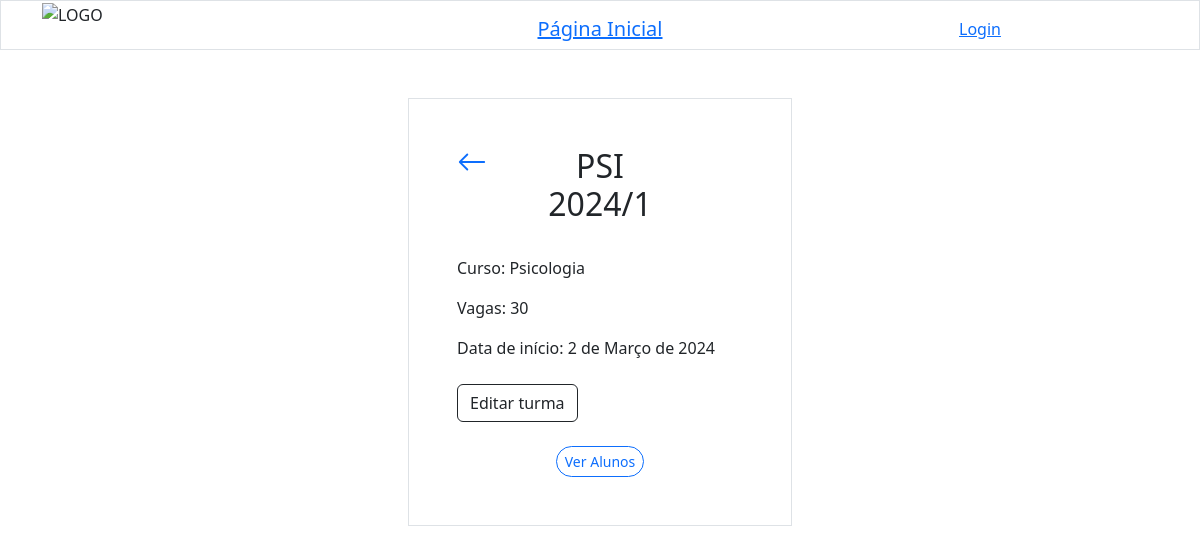
The app's page /turmas/details/2/, older data.
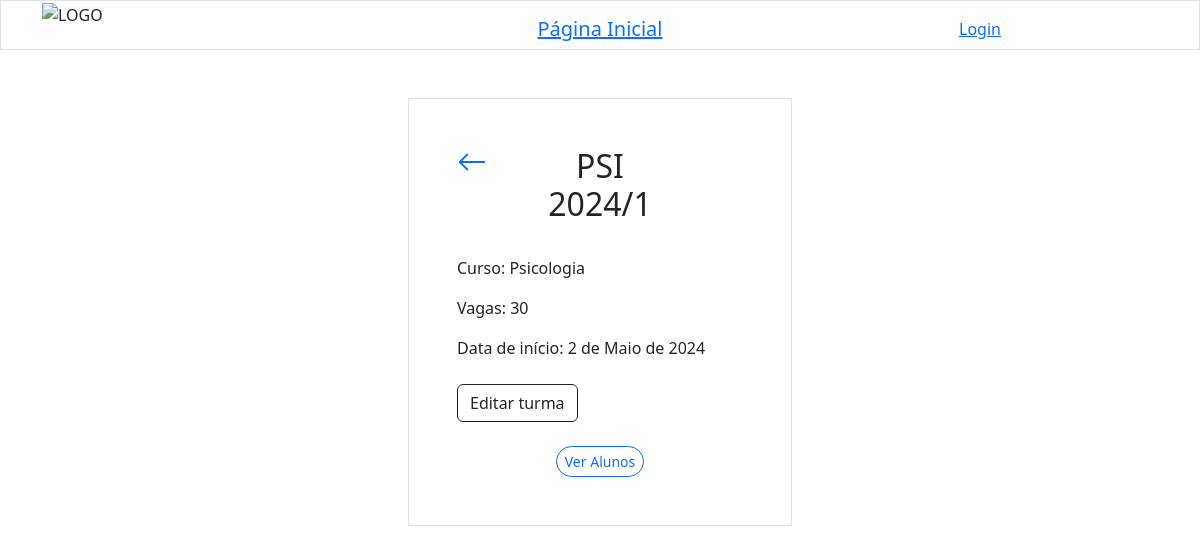
The same page, newer data.
### turmas/models.py (models this page shows, shortened)
class Turma(models.Model):
    nome = models.CharField(max_length=255)
    vagas = models.IntegerField(null=True)
    curso = models.CharField(max_length=255)
    data_de_inicio = models.DateField(null=True)
    data_de_criacao = models.DateField(default=timezone.now)

### turmas/views.py (the view)
# urls.py: path('turmas/details/<int:id>/', views.details, name='details'),
def details(request, id):
    myturma = Turma.objects.get(id=id)
    aluno_turma = Aluno.objects.filter(curso=myturma)
    context = {'myturma': myturma, 'aluno_turma' : aluno_turma}
    return render(request, "details.html", context)

### turmas/templates/details.html (shortened to what this page needs)
{% extends "master.html" %}
{% block content %}
    {% include "header.html" %}
    <div class="row">
        <div class="col"></div>
        <div class="col">
            <div class="container p-5 my-5 border">
                <div class="row mb-4">
                    <div class="col">
                        <a href="/turmas">
                            <svg xmlns="http://www.w3.org/2000/svg" width="30" height="30" fill="currentColor" class="bi bi-arrow-left" viewBox="0 0 16 16">
                                <path fill-rule="evenodd" d="M15 8a.5.5 0 0 0-.5-.5H2.707l3.147-3.146a.5.5 0 1 0-.708-.708l-4 4a.5.5 0 0 0 0 .708l4 4a.5.5 0 0 0 .708-.708L2.707 8.5H14.5A.5.5 0 0 0 15 8"/>
                            </svg>
                        </a>
                    </div>
                    <div class="col-6">
                        <h2 class="text-center">{{ myturma.nome }}</h2>
                    </div>
                    <div class="col"></div>
                  </div>
                <p>Curso: {{ myturma.curso }}</p>
                <p>Vagas: {{ myturma.vagas }}</p>
                <p>Data de início: {{ myturma.data_de_inicio }}</p>
                <div class="container px-0 mt-4">
                    <a href="{% url 'editar_turma' myturma.id %}">
                        <button type="button" class="btn btn-outline-dark">
                            Editar turma
                        </button>
                    </a>
                </div>
                <div class="text-center mt-4">
                    <button class="btn btn-outline-primary btn-sm rounded-pill" type="button" data-bs-toggle="collapse" data-bs-target="#demo" aria-expanded="false" aria-controls="demo">
                        Ver Alunos
                    </button>
                </div>
            </div>
        </div>
        <div class="col"></div>
    </div>
{% endblock %}

Row changes from the older to the newer data that the page shows:
changed Turma "Psicologia": data_de_inicio "2 de Março de 2024" → "2 de Maio de 2024"
